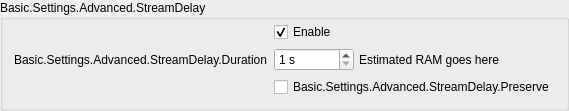
                 <widget class="QGroupBox" name="groupBox_5">
                  <property name="title">
                   <string>Basic.Settings.Advanced.StreamDelay</string>
                  </property>
                  <layout class="QFormLayout" name="formLayout_18">
                   <property name="fieldGrowthPolicy">
                    <enum>QFormLayout::FieldGrowthPolicy::AllNonFixedFieldsGrow</enum>
                   </property>
                   <property name="labelAlignment">
                    <set>Qt::AlignmentFlag::AlignRight|Qt::AlignmentFlag::AlignTrailing|Qt::AlignmentFlag::AlignVCenter</set>
                   </property>
                   <property name="topMargin">
                    <number>2</number>
                   </property>
                   <item row="1" column="0">
                    <widget class="QLabel" name="label_56">
                     <property name="text">
                      <string>Basic.Settings.Advanced.StreamDelay.Duration</string>
                     </property>
                     <property name="buddy">
                      <cstring>streamDelaySec</cstring>
                     </property>
                    </widget>
                   </item>
                   <item row="1" column="1">
                    <widget class="QFrame" name="widget_12">
                     <property name="enabled">
                      <bool>true</bool>
                     </property>
                     <layout class="QHBoxLayout" name="horizontalLayout_13">
                      <property name="spacing">
                       <number>5</number>
                      </property>
                      <property name="leftMargin">
                       <number>0</number>
                      </property>
                      <property name="topMargin">
                       <number>0</number>
                      </property>
                      <property name="rightMargin">
                       <number>0</number>
                      </property>
                      <property name="bottomMargin">
                       <number>0</number>
                      </property>
                      <item>
                       <widget class="OBS::SpinBox" name="streamDelaySec">
                        <property name="enabled">
                         <bool>true</bool>
                        </property>
                        <property name="sizePolicy">
                         <sizepolicy hsizetype="Maximum" vsizetype="Fixed">
                          <horstretch>0</horstretch>
                          <verstretch>0</verstretch>
                         </sizepolicy>
                        </property>
                        <property name="minimumSize">
                         <size>
                          <width>80</width>
                          <height>0</height>
                         </size>
                        </property>
                        <property name="suffix">
                         <string notr="true"> s</string>
                        </property>
                        <property name="minimum">
                         <number>1</number>
                        </property>
                        <property name="maximum">
                         <number>1800</number>
                        </property>
                       </widget>
                      </item>
                      <item>
                       <widget class="QLabel" name="streamDelayInfo">
                        <property name="text">
                         <string notr="true">Estimated RAM goes here</string>
                        </property>
                       </widget>
                      </item>
                     </layout>
                    </widget>
                   </item>
                   <item row="2" column="1">
                    <widget class="QCheckBox" name="streamDelayPreserve">
                     <property name="text">
                      <string>Basic.Settings.Advanced.StreamDelay.Preserve</string>
                     </property>
                    </widget>
                   </item>
                   <item row="0" column="1">
                    <widget class="QCheckBox" name="streamDelayEnable">
                     <property name="text">
                      <string>Enable</string>
                     </property>
                     <property name="checked">
                      <bool>true</bool>
                     </property>
                    </widget>
                   </item>
                   <item row="2" column="0">
                    <spacer name="horizontalSpacer_9">
                     <property name="orientation">
                      <enum>Qt::Orientation::Horizontal</enum>
                     </property>
                     <property name="sizeHint" stdset="0">
                      <size>
                       <width>170</width>
                       <height>20</height>
                      </size>
                     </property>
                    </spacer>
                   </item>
                  </layout>
                 </widget>
